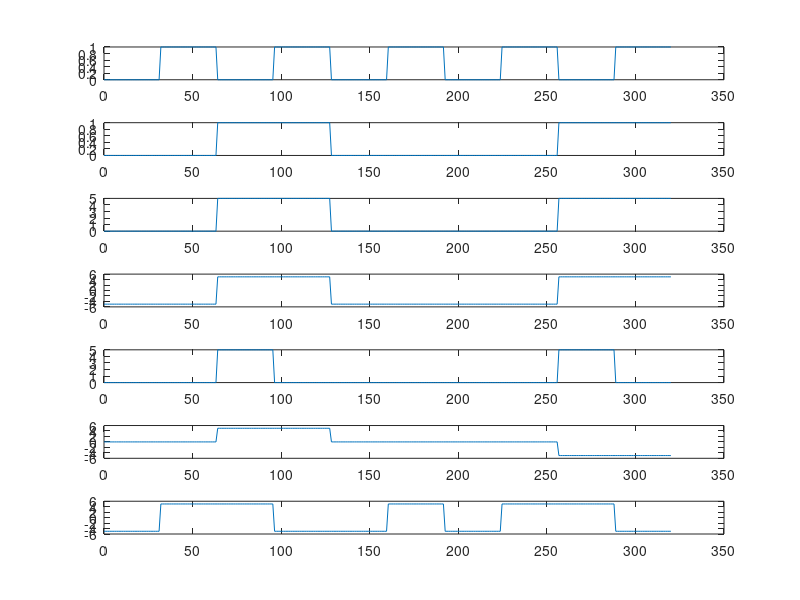

Here is the MATLAB script that generated this plot:
% L = 32 # number of digital samples per data bit
% Fs = 8*L # Sampling frequency
% voltageLevel = 5 # peak voltage level in Volts
% data = (np.random.rand(10000)>0.5).astype(int) # random 1s and 0s for data
% clk = np.arange(0,2*len(data)) % 2 # clock samples

clc; clear; close all;
L= 32;
Fs = 8*L;
voltageLevel = 5;
data = [0,1,0,0,1];
aux = [ 0:  2*length(data)-1];
clk = mod(aux ,2);
 


ami = 1*data; 
previousOne = 0;
for i =1:length(data)

    if (ami(i)==1) && (previousOne ==0)

        ami(i) = voltageLevel;
         previousOne =1 ;

    end
    if (ami(i)==1) && ( previousOne ==1)

    ami(i) = -1 *voltageLevel;
    previousOne =0 ;

    end

end


% clk_sequence = np.repeat(clk,L)
% data_sequence = np.repeat(data,2*L)
% unipolar_nrz_l = voltageLevel*data_sequence
% nrz_encoded = voltageLevel*(2*data_sequence - 1)
% unipolar_rz = voltageLevel * (data_sequence * (1 - clk_sequence))
% ami_sequence = np.repeat(ami,2*L)
% manchester_encoded = voltageLevel* (2*np.logical_xor(data_sequence,clk_sequence).astype(int)-1)

% clk_sequence = np.repeat(clk,L)
clk_sequence = [];
for i=1:length(clk)

    aux = clk(i);

    for j =1:L
    clk_sequence =[clk_sequence aux];
        
    end

end

%%data secuence
data_sequence = [];
for i=1:length(data)

    aux = data(i);

    for j =1:(2*L)
    data_sequence =[data_sequence aux];
        
    end

end


unipolar_nrz_l = voltageLevel.*data_sequence
nrz_encoded = voltageLevel.*(2.*data_sequence - 1)
unipolar_rz = voltageLevel.* (data_sequence.* (1 - clk_sequence))



%ami_sequence = np.repeat(ami,2*L)

ami_sequence = [];
for i=1:length(ami)

    aux = ami(i);

    for j =1:(2*L)
    ami_sequence =[ami_sequence aux];
        
    end

end
%manchester_encoded = voltageLevel* (2*np.logical_xor(data_sequence,clk_sequence).astype(int)-1)
manchester_encoded = voltageLevel* (2.*xor(data_sequence,clk_sequence)-1)

%x = linspace(0,320);
x = linspace(0,320,320)


figure(1)
subplot(7,1,1)
plot(x, clk_sequence)
subplot(7,1,2)
plot(x, data_sequence)
subplot(7,1,3)
plot(x, unipolar_nrz_l)
subplot(7,1,4)
plot(x, nrz_encoded)
subplot(7,1,5)
plot(x, unipolar_rz)
subplot(7,1,6)
plot(x, ami_sequence)
subplot(7,1,7)
plot(x, manchester_encoded)

